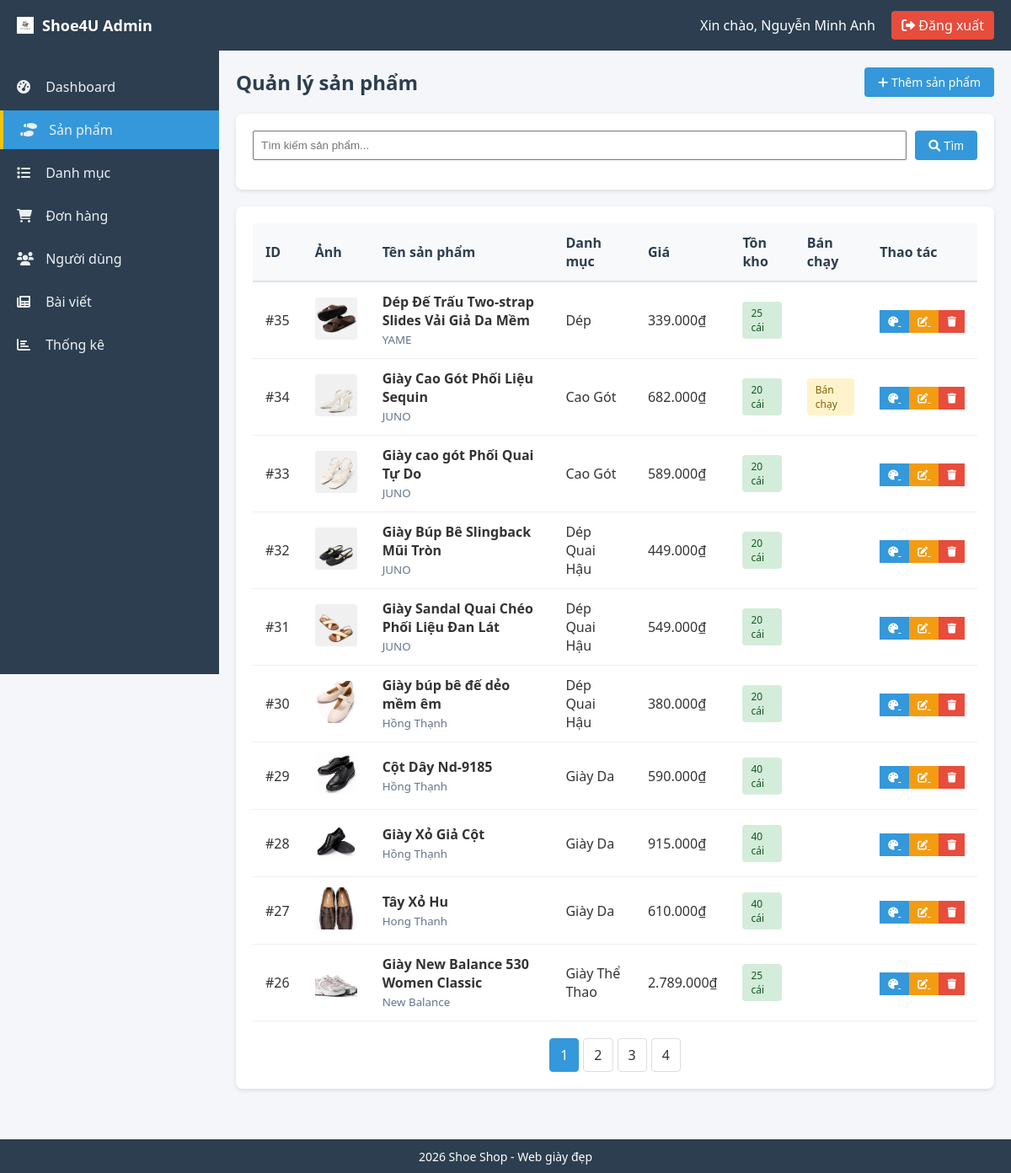
The page /views/admin/products/index.php (signed in) on the database its author committed.
### tables this page shows
CREATE TABLE `products` (
  `product_id` int(11) NOT NULL,
  `product_name` varchar(200) DEFAULT NULL,
  `price` decimal(10,2) DEFAULT NULL,
  `description` text DEFAULT NULL,
  `category_id` int(11) DEFAULT NULL,
  `brand` varchar(100) DEFAULT NULL,
  `gender` enum('Nam','Nữ','Unisex') DEFAULT NULL,
  `is_best_seller` tinyint(1) DEFAULT 0,
  `material` text DEFAULT NULL,
  `origin` varchar(100) DEFAULT NULL,
  `detailed_description` text DEFAULT NULL,
  `size_guide` text DEFAULT NULL,
  `created_at` datetime DEFAULT current_timestamp()
);

CREATE TABLE `product_images` (
  `image_id` int(11) NOT NULL,
  `product_id` int(11) DEFAULT NULL,
  `image_url` varchar(255) DEFAULT NULL
);

CREATE TABLE `categories` (
  `category_id` int(11) NOT NULL,
  `category_name` varchar(100) DEFAULT NULL,
  `description` text DEFAULT NULL
);

### config/functions.php (called while the page is built, shortened)
<?php
if (!function_exists('formatMoney')) {
    function formatMoney($amount) {
        return number_format($amount, 0, ',', '.') . '₫';
    }
}
?>

### views/admin/products/index.php (the view, shortened to what this page needs)
<?php
require_once '../layouts/auth_check.php';
require_once '../../../config/functions.php';
$page = isset($_GET['page']) ? (int)$_GET['page'] : 1;
$limit = 10;
$offset = ($page - 1) * $limit;
$search = isset($_GET['search']) ? mysqli_real_escape_string($conn, $_GET['search']) : '';
$where = $search ? "WHERE p.product_name LIKE '%$search%' OR p.brand LIKE '%$search%'" : '';
$total = mysqli_fetch_assoc(mysqli_query($conn, "SELECT COUNT(*) as total FROM products p $where"))['total'];
$total_pages = ceil($total / $limit);
$sql = "SELECT p.*, c.category_name,
        (SELECT SUM(stock) FROM product_variants WHERE product_id = p.product_id) as total_stock
        FROM products p
        LEFT JOIN categories c ON p.category_id = c.category_id
        $where
        ORDER BY p.created_at DESC
        LIMIT $offset, $limit";
$products = mysqli_query($conn, $sql);
include '../layouts/header.php';
include '../layouts/sidebar.php';
?>
<div class="content-header">
    <h1>Quản lý sản phẩm</h1>
    <a href="add.php" class="btn btn-primary">
        <i class="fas fa-plus"></i> Thêm sản phẩm
    </a>
</div>
<div class="card">
    <div class="card-body">
        <form method="GET" class="search-form">
            <div class="form-group" style="display: flex; gap: 10px;">
                <input type="text" name="search" placeholder="Tìm kiếm sản phẩm..."
                       value="<?php echo $search; ?>" style="flex: 1; padding: 8px;">
                <button type="submit" class="btn btn-primary">
                    <i class="fas fa-search"></i> Tìm
                </button>
            </div>
        </form>
    </div>
</div>
<div class="card mt-3">
    <div class="card-body">
        <table class="table">
            <thead>
                <tr>
                    <th>ID</th>
                    <th>Ảnh</th>
                    <th>Tên sản phẩm</th>
                    <th>Danh mục</th>
                    <th>Giá</th>
                    <th>Tồn kho</th>
                    <th>Bán chạy</th>
                    <th>Thao tác</th>
                </tr>
            </thead>
            <tbody>
                <?php if(mysqli_num_rows($products) > 0): ?>
                    <?php while($row = mysqli_fetch_assoc($products)): ?>
                    <tr>
                        <td>#<?php echo $row['product_id']; ?></td>
                        <td>
                            <?php
                            $img = mysqli_query($conn, "SELECT image_url FROM product_images WHERE product_id = " . $row['product_id'] . " LIMIT 1");
                            if(mysqli_num_rows($img) > 0):
                                $img_row = mysqli_fetch_assoc($img);
                            ?>
                                <img src="../../../assets/images/products/<?php echo $img_row['image_url']; ?>"
                                     width="50" height="50" style="object-fit: cover; border-radius: 4px;">
                            <?php else: ?>
                                <img src="../../../assets/images/no-image.png" width="50" height="50" style="object-fit: cover; border-radius: 4px;">
                            <?php endif; ?>
                        </td>
                        <td>
                            <strong><?php echo htmlspecialchars($row['product_name']); ?></strong>
                            <br>
                            <small style="color: #64748b;"><?php echo htmlspecialchars($row['brand']); ?></small>
                        </td>
                        <td><?php echo htmlspecialchars($row['category_name']); ?></td>
                        <td><?php echo formatMoney($row['price']); ?></td>
                        <td>
                            <?php if($row['total_stock'] > 0): ?>
                                <span class="badge badge-success"><?php echo $row['total_stock']; ?> cái</span>
                            <?php else: ?>
                                <span class="badge badge-danger">Hết hàng</span>
                            <?php endif; ?>
                        </td>
                        <td>
                            <?php if($row['is_best_seller']): ?>
                                <span class="badge badge-warning">Bán chạy</span>
                            <?php endif; ?>
                        </td>
                        <td class="actions" style="white-space: nowrap;">
                            <a href="variants.php?id=<?php echo $row['product_id']; ?>" class="btn-sm btn-info" title="Biến thể">
                                <i class="fas fa-palette"></i>
                            </a>
                            <a href="edit.php?id=<?php echo $row['product_id']; ?>" class="btn-sm btn-warning" title="Sửa">
                                <i class="fas fa-edit"></i>
                            </a>
                            <a href="delete.php?id=<?php echo $row['product_id']; ?>"
                               class="btn-sm btn-danger"
                               title="Xóa"
                               onclick="return confirm('Bạn có chắc muốn xóa sản phẩm này?')">
                                <i class="fas fa-trash"></i>
                            </a>
                        </td>
                    </tr>
                    <?php endwhile; ?>
                <?php else: ?>
                    <tr>
                        <td colspan="8" class="text-center">Không có sản phẩm nào</td>
                    </tr>
                <?php endif; ?>
            </tbody>
        </table>
        <?php if($total_pages > 1): ?>
        <div class="pagination">
            <?php for($i = 1; $i <= $total_pages; $i++): ?>
            <a href="?page=<?php echo $i; ?>&search=<?php echo $search; ?>"
               class="<?php echo $page == $i ? 'active' : ''; ?>">
                <?php echo $i; ?>
            </a>
            <?php endfor; ?>
        </div>
        <?php endif; ?>
    </div>
</div>
<?php include '../layouts/footer.php'; ?>

### assets/css/admin.css (style rules this page uses)
* { margin: 0; padding: 0; box-sizing: border-box; }
body { font-family: 'Segoe UI', Tahoma, Geneva, Verdana, sans-serif; background: #f4f6f9; color: #333; }
.content-header { display: flex; justify-content: space-between; align-items: center; margin-bottom: 20px; }
.content-header h1 { font-size: 24px; color: #2c3e50; }
.card { background: #fff; border-radius: 8px; box-shadow: 0 2px 5px rgba(0,0,0,0.1); margin-bottom: 20px; }
.card-body { padding: 20px; }
.table { width: 100%; border-collapse: collapse; }
.table th { background: #f8f9fa; padding: 12px 15px; text-align: left; font-weight: 600; color: #2c3e50; border-bottom: 2px solid #dee2e6; }
.table td { padding: 12px 15px; border-bottom: 1px solid #ecf0f1; }
.badge { display: inline-block; padding: 5px 10px; border-radius: 4px; font-size: 12px; font-weight: 500; }
.badge-success { background: #d4edda; color: #155724; }
.badge-warning { background: #fff3cd; color: #856404; }
.btn { display: inline-block; padding: 8px 16px; border: none; border-radius: 4px; font-size: 14px; cursor: pointer; text-decoration: none; transition: all 0.3s; }
.btn-primary { background: #3498db; color: #fff; }
.btn-warning { background: #f39c12; color: #fff; }
.btn-danger { background: #e74c3c; color: #fff; }
.btn-info { background: #3498db; color: #fff; }
.btn-sm { padding: 5px 10px; font-size: 12px; }
.form-group { margin-bottom: 15px; }
.pagination { margin-top: 20px; display: flex; justify-content: center; gap: 5px; }
.pagination a { display: inline-block; padding: 8px 12px; background: #fff; border: 1px solid #ddd; color: #333; text-decoration: none; border-radius: 4px; }
.pagination a.active { background: #3498db; color: #fff; border-color: #3498db; }

### rows shown on the page
products: product_id "35", product_images.image_url (picture), product_name "Dép Đế Trấu Two-strap Slides Vải Giả Da Mềm", brand "YAME", category.category_name "Dép", price "339.000₫", total_stock "25"
products: product_id "34", product_images.image_url (picture), product_name "Giày Cao Gót Phối Liệu Sequin", brand "JUNO", category.category_name "Cao Gót", price "682.000₫", total_stock "20", is_best_seller "Bán chạy"
products: product_id "33", product_images.image_url (picture), product_name "Giày cao gót Phối Quai Tự Do", brand "JUNO", category.category_name "Cao Gót", price "589.000₫", total_stock "20"
products: product_id "32", product_images.image_url (picture), product_name "Giày Búp Bê Slingback Mũi Tròn", brand "JUNO", category.category_name "Dép Quai Hậu", price "449.000₫", total_stock "20"
products: product_id "31", product_images.image_url (picture), product_name "Giày Sandal Quai Chéo Phối Liệu Đan Lát", brand "JUNO", category.category_name "Dép Quai Hậu", price "549.000₫", total_stock "20"
products: product_id "30", product_images.image_url (picture), product_name "Giày búp bê đế dẻo mềm êm", brand "Hồng Thạnh", category.category_name "Dép Quai Hậu", price "380.000₫", total_stock "20"
products: product_id "29", product_images.image_url (picture), product_name "Cột Dây Nd-9185", brand "Hồng Thạnh", category.category_name "Giày Da", price "590.000₫", total_stock "40"
products: product_id "28", product_images.image_url (picture), product_name "Giày Xỏ Giả Cột", brand "Hồng Thạnh", category.category_name "Giày Da", price "915.000₫", total_stock "40"
products: product_id "27", product_images.image_url (picture), product_name "Tây Xỏ Hu", brand "Hong Thanh", category.category_name "Giày Da", price "610.000₫", total_stock "40"
products: product_id "26", product_images.image_url (picture), product_name "Giày New Balance 530 Women Classic", brand "New Balance", category.category_name "Giày Thể Thao", price "2.789.000₫", total_stock "25"

### other values the page prints
$_SESSION['full_name'] "Nguyễn Minh Anh"
